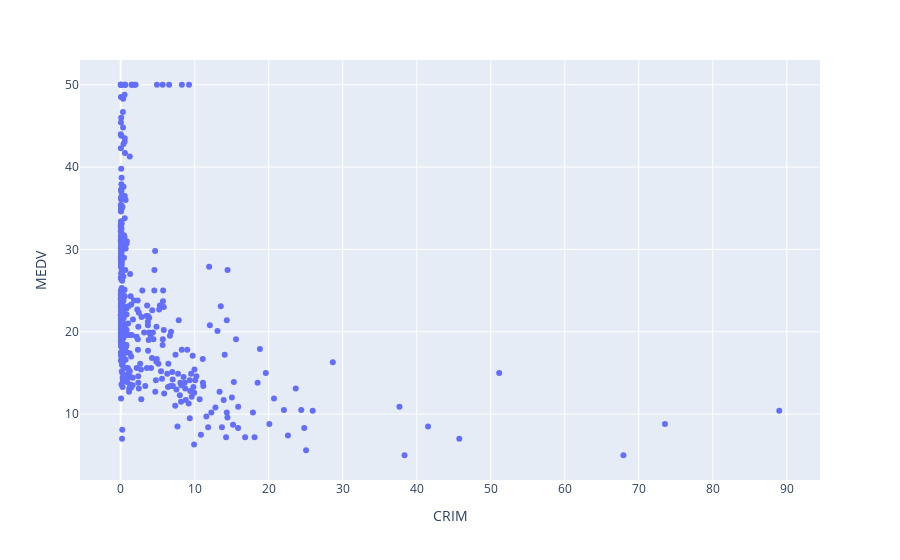

The cell this chart's notebook holds for it:
### Code cell
px.scatter(data, x='CRIM', y='MEDV')

### Figure 1 — Plotly figure (JSON) as saved in the notebook; plotly's stock layout.template omitted (floating-point values rounded to 4 significant figures; data arrays with more than 128 entries replaced by an {"elided": "..."} marker saying what was removed)
{"data": [{"hovertemplate": "CRIM=%{x}<br>MEDV=%{y}<extra></extra>", "legendgroup": "", "marker": {"color": "#636efa", "symbol": "circle"}, "mode": "markers", "name": "", "showlegend": false, "type": "scatter", "x": {"elided": "506 float values"}, "xaxis": "x", "y": {"elided": "506 float values"}, "yaxis": "y"}], "layout": {"legend": {"tracegroupgap": 0}, "margin": {"t": 60}, "xaxis": {"anchor": "y", "domain": [0, 1], "title": {"text": "CRIM"}}, "yaxis": {"anchor": "x", "domain": [0, 1], "title": {"text": "MEDV"}}}}
